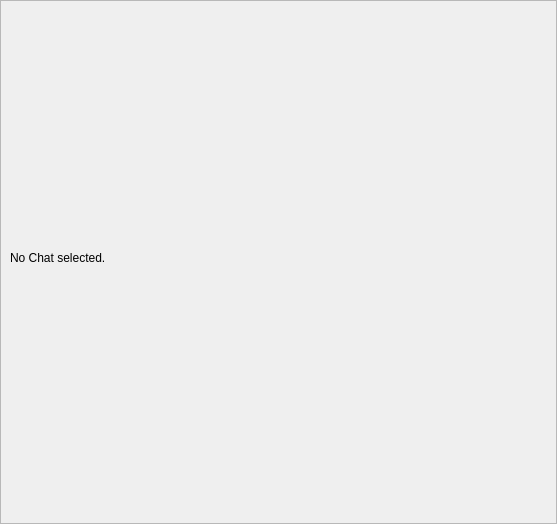
<?xml version="1.0" encoding="UTF-8"?>
<ui version="4.0">
 <class>Form</class>
 <widget class="QWidget" name="Form">
  <property name="geometry">
   <rect>
    <x>0</x>
    <y>0</y>
    <width>557</width>
    <height>524</height>
   </rect>
  </property>
  <property name="windowTitle">
   <string>Form</string>
  </property>
  <layout class="QHBoxLayout" name="horizontalLayout_2">
   <property name="leftMargin">
    <number>0</number>
   </property>
   <property name="topMargin">
    <number>0</number>
   </property>
   <property name="rightMargin">
    <number>0</number>
   </property>
   <property name="bottomMargin">
    <number>0</number>
   </property>
   <item>
    <widget class="QFrame" name="frame">
     <property name="frameShape">
      <enum>QFrame::Shape::StyledPanel</enum>
     </property>
     <property name="frameShadow">
      <enum>QFrame::Shadow::Raised</enum>
     </property>
     <layout class="QVBoxLayout" name="verticalLayout">
      <property name="topMargin">
       <number>0</number>
      </property>
      <item>
       <widget class="QLabel" name="label">
        <property name="text">
         <string>No Chat selected.</string>
        </property>
       </widget>
      </item>
     </layout>
    </widget>
   </item>
  </layout>
 </widget>
 <resources/>
 <connections/>
</ui>
